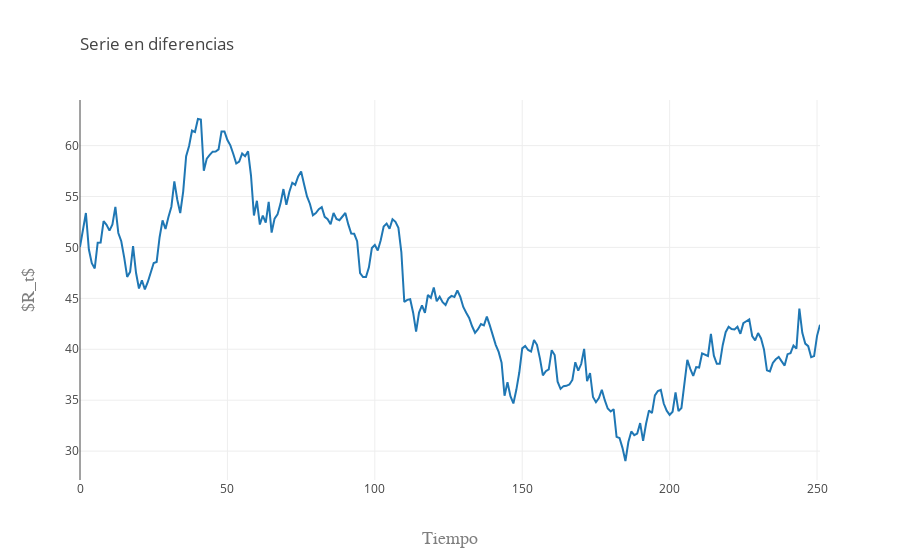

This figure's notebook cell:
### Markdown cell above
**Gráfica de la diferencia**

### Code cell
trace1 = go.Scatter(
    y = X,
    x = np.arange(N),
    name = '$R_t$'
)

data = [trace1]
layout = go.Layout(
    title=go.layout.Title(
        text='Serie en diferencias',
        xref='paper',
        x=0
    ),
    xaxis=go.layout.XAxis(
        title=go.layout.xaxis.Title(
            text='Tiempo',
            font=dict(
                family='Arial',
                size=18,
                color='#7f7f7f'
            )
        )
    ),
    yaxis=go.layout.YAxis(
        title=go.layout.yaxis.Title(
            text='$R_t$',
            font=dict(
                family='Arial',
                size=18,
                color='#7f7f7f'
            )
        )
    )
)
fig = go.Figure(data=data, layout=layout)
py.iplot(fig, filename='Retornos')

### Figure 1 — Plotly figure (JSON) as saved in the notebook; plotly's stock layout.template omitted (floating-point values rounded to 4 significant figures; data arrays with more than 128 entries replaced by an {"elided": "..."} marker saying what was removed)
{"data": [{"name": "$R_t$", "type": "scatter", "uid": "82557fa4-e7cd-46f3-9c51-d0863bd1f037", "x": {"elided": "252 int values"}, "y": {"elided": "252 float values"}}], "layout": {"autosize": true, "title": {"text": "Serie en diferencias", "x": 0, "xref": "paper"}, "xaxis": {"autorange": true, "range": [0, 251], "title": {"font": {"color": "#7f7f7f", "family": "Arial", "size": 18}, "text": "Tiempo"}, "type": "linear"}, "yaxis": {"autorange": true, "range": [27.16, 64.48], "title": {"font": {"color": "#7f7f7f", "family": "Arial", "size": 18}, "text": "$R_t$"}, "type": "linear"}}}
